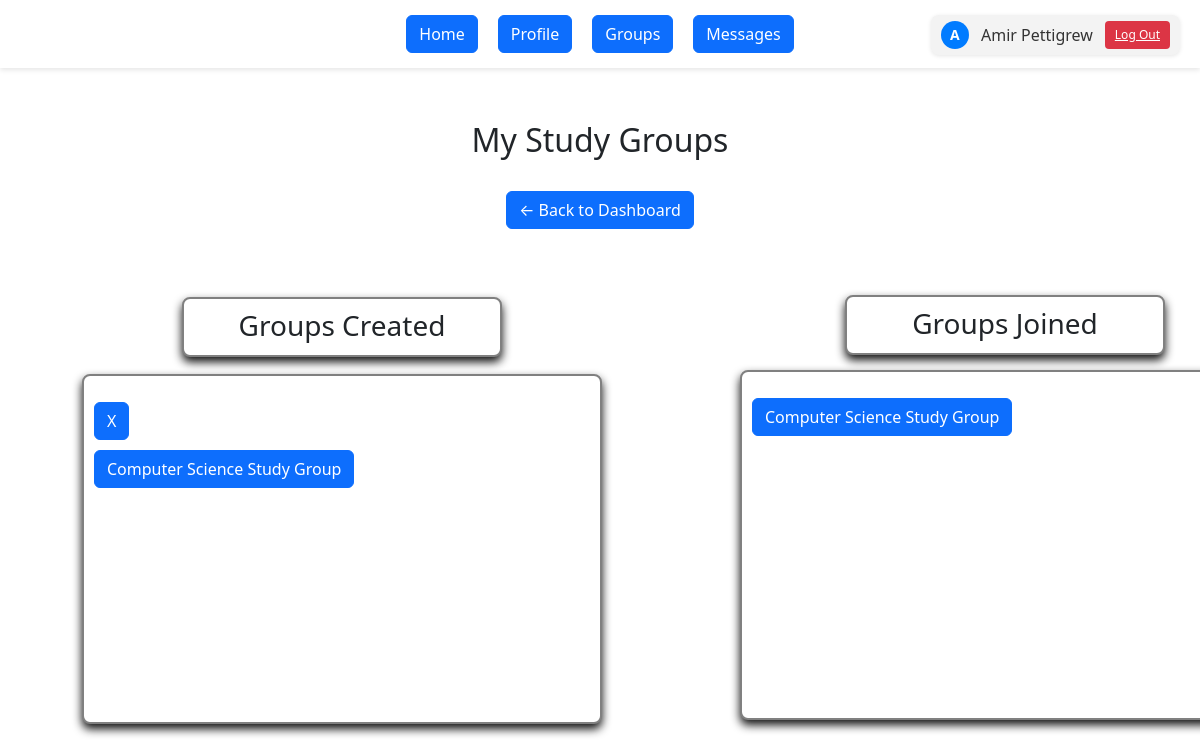
Before: /my_groups (signed in) with the older database file.
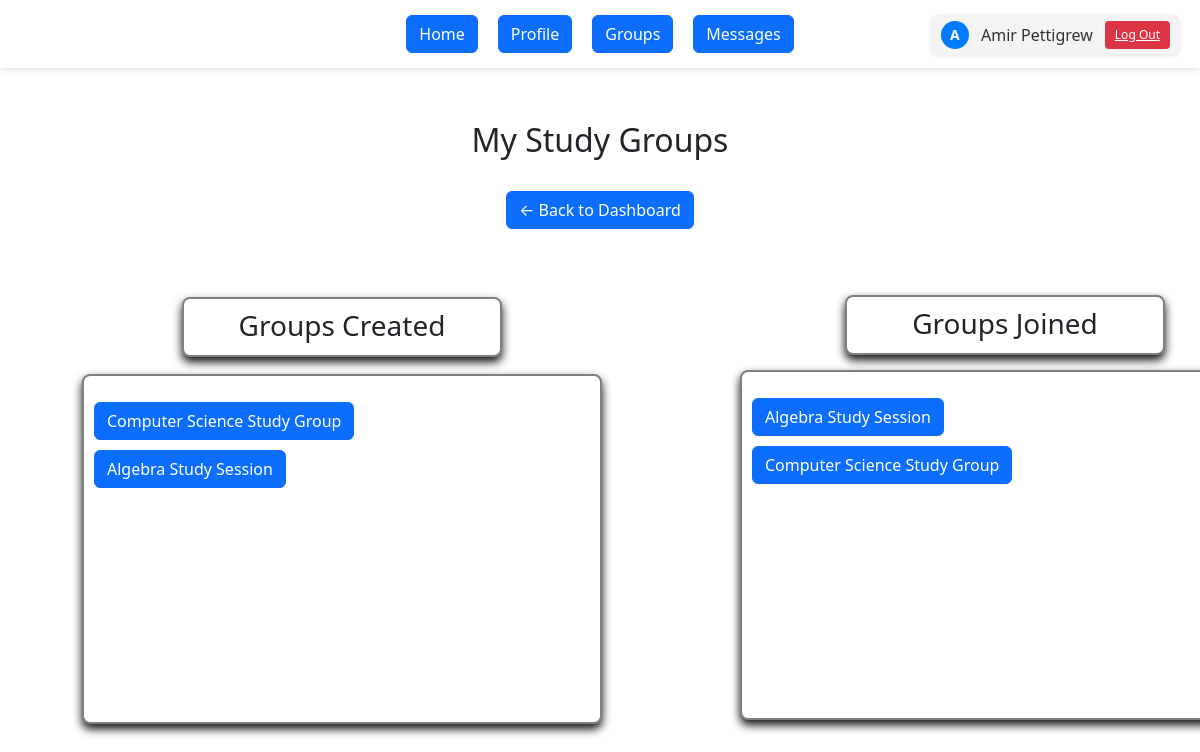
After: the same page with the newer database file.
### app/models/models.py (models this page shows)
class StudyGroup(db.Model):
    __tablename__ = 'study_groups'
    id = db.Column(db.Integer, primary_key=True)
    subject = db.Column(db.String(50), nullable=False)
    meet_time = db.Column(db.DateTime, nullable=False)
    name = db.Column(db.String(100), nullable=False)
    description = db.Column(db.Text)
    location = db.Column(db.String(200), nullable=False)
    created_by_id = db.Column(db.Integer, db.ForeignKey('users.id'), nullable=False)
    created_at = db.Column(db.DateTime, default=datetime.utcnow)
    forums = db.relationship('Forum', backref='study_group', lazy=True, cascade='all, delete-orphan')
    memberships = db.relationship('Membership', backref='study_group', lazy=True, cascade='all, delete-orphan')

### app/routes/main.py (the view)
@main_bp.route('/my_groups')
@login_required
def view_my_groups():
    created_groups = StudyGroup.query.filter_by(created_by_id=current_user.id).all()
    joined_groups = (
        StudyGroup.query
        .join(Membership)
        .filter(Membership.user_id == current_user.id)
        .all()
    )
    unread_count = Message.query.filter_by(receiver_id=current_user.id, is_read=False).count()
    return render_template(
        'view_my_groups.html',
        created_groups=created_groups,
        joined_groups=joined_groups,
        unread_count=unread_count
    )

### app/__init__.py (called while the page is built)
def create_app(config_object=DevelopmentConfig):
    app = Flask(__name__, instance_relative_config=True)
    app.config.from_object(config_object)
    db.init_app(app)
    login_manager.init_app(app)
    @login_manager.user_loader
    def load_user(user_id):
        from app.models.models import User
        return User.query.get(int(user_id))
    from app.routes.auth import auth_bp
    from app.routes.main import main_bp
    app.register_blueprint(auth_bp)
    app.register_blueprint(main_bp)
    from app.routes.threads import threads_bp
    app.register_blueprint(threads_bp)
    @app.route('/')
    def root():
        return redirect(url_for('auth.login'))
    with app.app_context():
        db.create_all()
    return app

### app/templates/view_my_groups.html (shortened to what this page needs)
{% extends "base.html" %}
{% block content %}
<body>
    <link rel="stylesheet" href="{{ url_for('static', filename='dashboard_styles.css') }}">
    <link rel="stylesheet" href="{{ url_for('static', filename='viewgroupstyles.css') }}">
    <link rel="stylesheet" href="{{ url_for('static', filename='bootstrap.css') }}">
    <h2 style="text-align: center;">My Study Groups</h2>
    <div class="createdgrouphead">
      <h3>Groups Created</h3>
      </div>
      {% if created_groups %}
        <div class="createdgroup">
        <p style="list-style: none; padding-left: 0; margin-top: 0px;">
          {% for group in created_groups %}
            <p style="margin-bottom: 10px;">
              <a href="{{ url_for('main.view_group', group_id=group.id) }}">
                <button class="btn btn-primary">{{ group.name }}</button>
              </a>
            </p>
          {% endfor %}
        </p>
        </div>
      {% endif %}
    </div>
    <div class="joinedgrouphead">
      <h3>Groups Joined</h3>
    </div>
          <div class="joinedgroup">
      {% if joined_groups %}
        <p style="list-style: none; padding-left: 0;">
          {% for group in joined_groups %}
            <p style="margin-bottom: 10px;">
              <a href="{{ url_for('main.view_group', group_id=group.id) }}">
                <button class="btn btn-primary">{{ group.name }}</button>
              </a>
            </p>
          {% endfor %}
        </p>
      {% endif %}
    </div>
  <br>
  <a href="{{ url_for('main.dashboard') }}"><button class="btn btn-primary">← Back to Dashboard</button></a>
{% endblock %}

Changed rows visible on the page:
removed StudyGroup: name "X", shown under "Groups Created"
added StudyGroup: name "Algebra Study Session"
